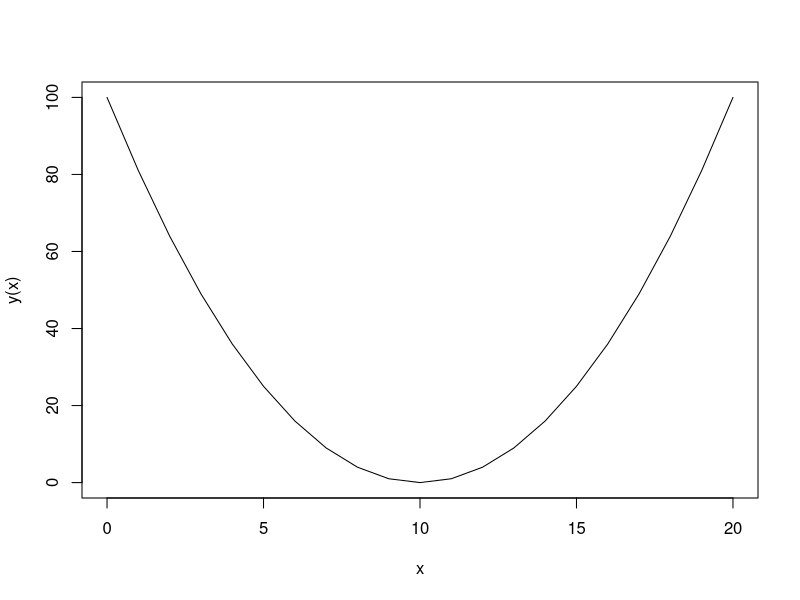
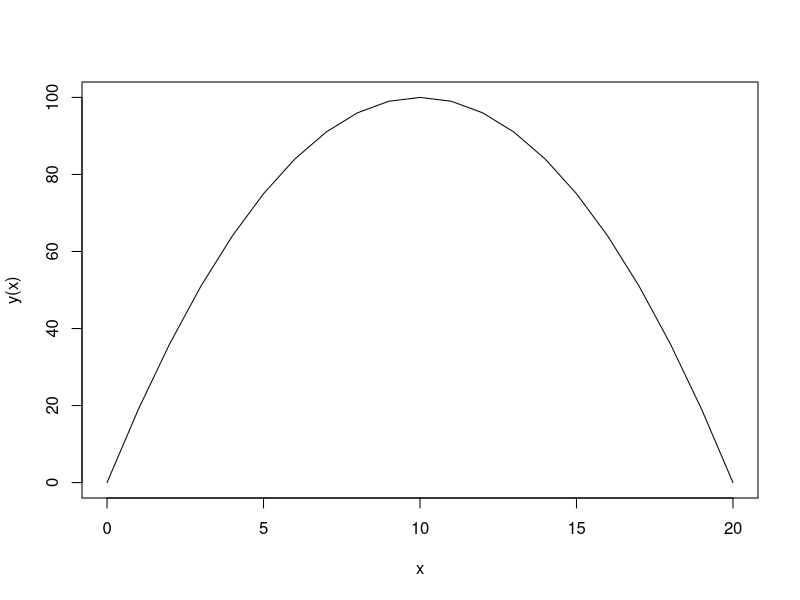

Recreate these plots in R, in order.
## ---- chunk 1
knitr::opts_chunk$set(echo = TRUE)
## ---- chunk 2
y <- function(x) 100 - 20*x + x^2

## ---- chunk 3
y(5)
## ---- chunk 4
x = 0:20
plot(x,y(x),type="l")
## ---- chunk 5
x0 = 0 #the initial value of x that we want optim to start searching from.
result <- optim(x0, y) #Optim will start from x0 and then search through many values of x to find the xstar that minimizes y
xstar = result$par #the variable "result"" contains many values. "result$par" is what we want, which is the value of x that minimizes y(x). ("par" stands for "parameter")
xstar
## ---- chunk 6
y <- function(x) 20*x - x^2
x = 0:20
plot(x,y(x),type="l")
## ---- chunk 7
z <- function(x) -y(x)
## ---- chunk 8
x0 = 0 
result <- optim(x0, z) 
xstar = result$par 
xstar
## ---- chunk 9
y <- function(p) p*(1-p)
z <- function(p) -y(p) #minimize z = maximize y
result <- optim(0.5, z, lower=0, upper=1) #0.5 is initial value; lower and upper set lowerbound and upperbound 
pstar = result$par 
pstar
